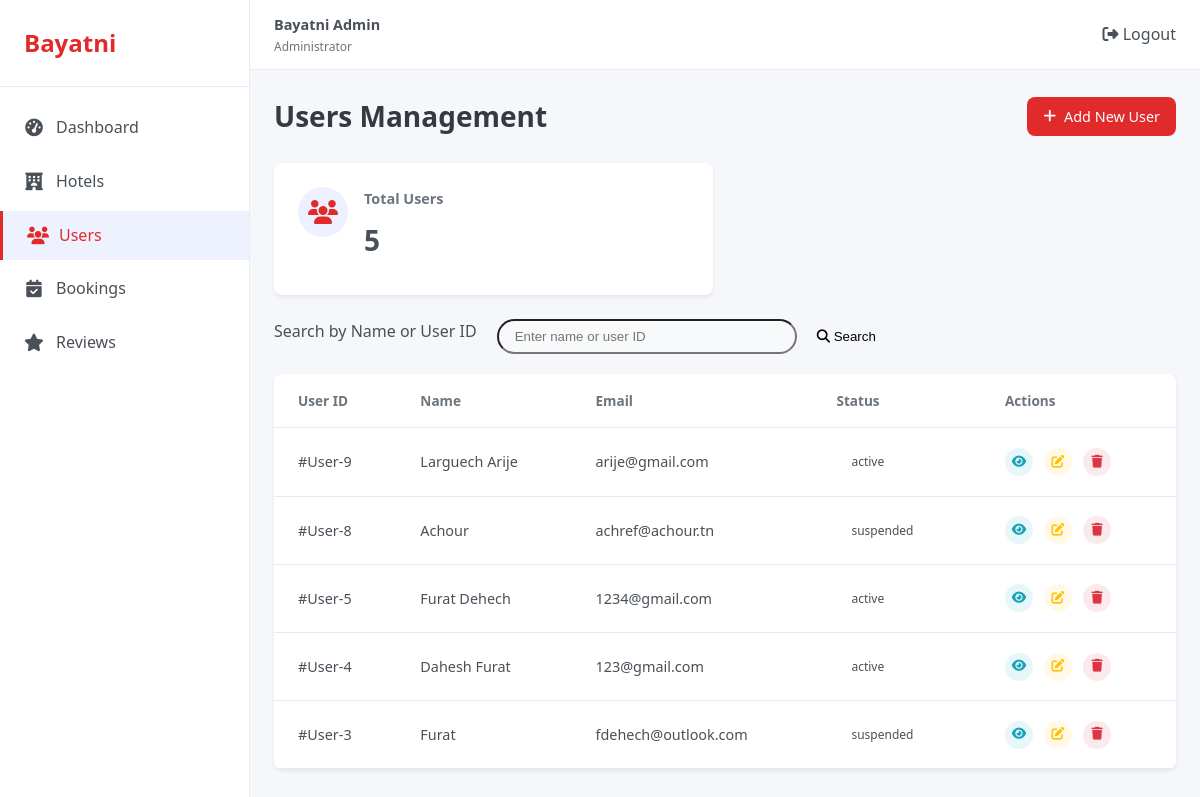
The app's page /admin/app/controllers/users/users.php (signed in), older data.
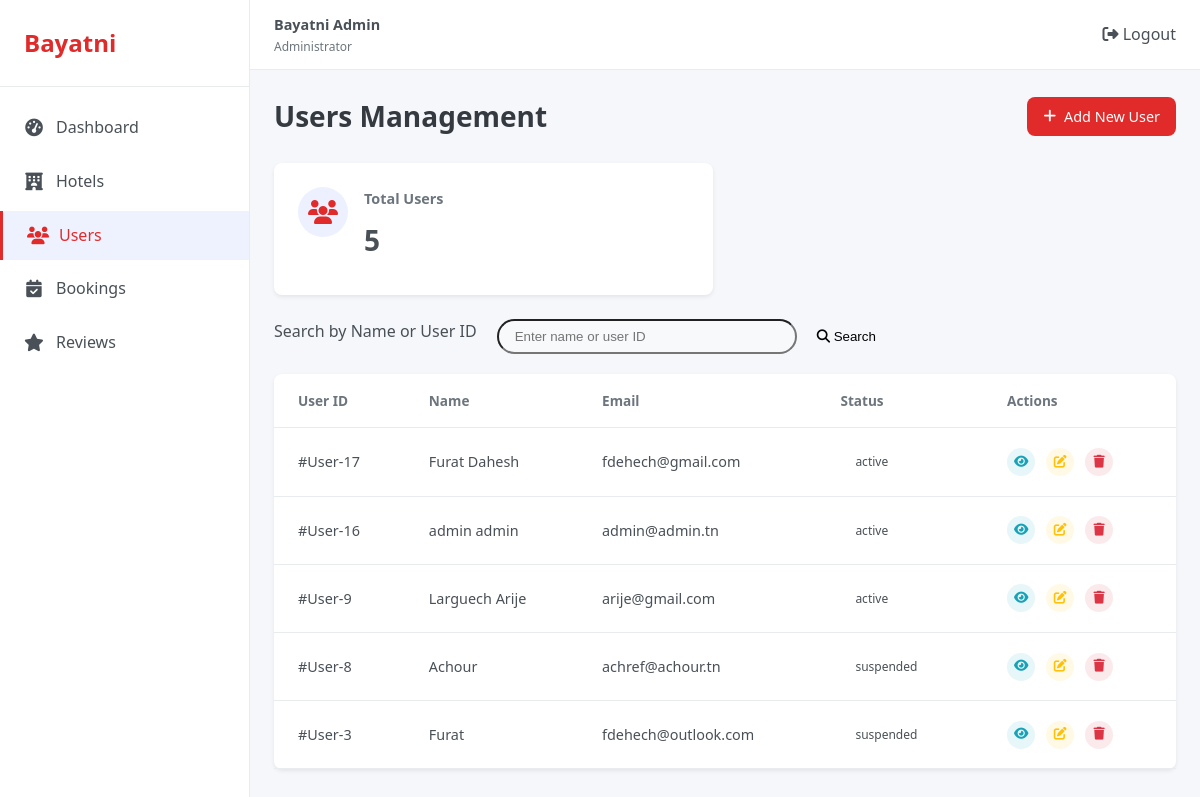
The same page, newer data.
### tables this page shows
CREATE TABLE `users` (
  `id` int(11) NOT NULL,
  `firstname` varchar(30) NOT NULL,
  `lastname` varchar(30) NOT NULL,
  `fullname` varchar(100) NOT NULL,
  `birthday` date NOT NULL,
  `email` varchar(100) NOT NULL,
  `status` enum('active','suspended') NOT NULL,
  `password` varchar(255) NOT NULL,
  `card_number` varchar(16) NOT NULL,
  `card_name` varchar(100) NOT NULL,
  `card_expire` varchar(5) NOT NULL,
  `card_cvc` varchar(4) NOT NULL,
  `created_at` timestamp NOT NULL DEFAULT current_timestamp(),
  `reset_token` varchar(64) NOT NULL,
  `token_expire` datetime NOT NULL
);

### admin/app/controllers/Users/users.php (the view, shortened to what this page needs)
    <?php
    require_once __DIR__ .'/../../../config/config.php';
    $query = "SELECT * FROM users WHERE 1=1";
    $query .= " ORDER BY id DESC";
    $stmt = $conn->prepare($query);
    $stmt->execute();
    $result = $stmt->get_result();
    $users = [];
    if ($result) {
        while ($row = $result->fetch_assoc()) {
            $users[] = $row;
        }
    }
    $totalUsersQuery = "SELECT COUNT(*) as total FROM users";
    $result = $conn->query($totalUsersQuery);
    $totalUsers = $result->fetch_assoc()['total'];
    ?>
<!DOCTYPE html>
<!DOCTYPE html>
<html lang="en">
<head>
    <link rel="stylesheet" href="../../../public/css/styles.css">
    <link rel="stylesheet" href="https://cdnjs.cloudflare.com/ajax/libs/font-awesome/6.4.0/css/all.min.css">
</head>
<body>
    <div class="dashboard">
    <?php include __DIR__ .'/../../../includes/sidebar.php'; ?>
        <main class="main-content">
        <?php include __DIR__ .'/../../../includes/header.php'; ?>
            <div class="dashboard-content" id="users">
                <div class="page-header">
                    <h1>Users Management</h1>
                    <a href="user_add.php" class="primary-btn">
                        <i class="fas fa-plus"></i> Add New User
                    </a>
                </div>
                <div class="user-stats">
                    <div class="user-stat-card">
                        <div class="stat-icon">
                            <i class="fas fa-users"></i>
                        </div>
                        <div class="stat-details">
                            <h3>Total Users</h3>
                            <h2><?php echo number_format($totalUsers); ?></h2>
                        </div>
                    </div>
                </div>
                <form action="users.php" method="GET" class="search-section">
                    <div class="search-group">
                        <label for="search-input">Search by Name or User ID</label>
                        <input
                            type="text"
                            id="search-input"
                            name="search"
                            class="search-bar"
                            placeholder="Enter name or user ID"
                            value="<?php echo isset($_GET['search']) ? htmlspecialchars($_GET['search']) : ''; ?>"
                        >
                        <button type="submit" class="search-btn">
                            <i class="fas fa-search"></i> Search
                        </button>
                    </div>
                </form>
                <div class="table-card">
                    <div class="table-responsive">
                        <table class="data-table">
                            <thead>
                                <tr>
                                    <th>User ID</th>
                                    <th>Name</th>
                                    <th>Email</th>
                                    <th>Status</th>
                                    <th>Actions</th>
                                </tr>
                            </thead>
                            <tbody>
                                <?php foreach ($users as $index => $user): ?>
                                <tr>
                                    <td>#User-<?php echo $user['id']; ?></td>
                                    <td>
                                        <div class="user-info-cell">
                                            <span><?php echo htmlspecialchars($user['fullname']); ?></span>
                                        </div>
                                    </td>
                                    <td><?php echo htmlspecialchars($user['email']); ?></td>
                                    <td><span class="status-badge"> <?php echo $user['status']; ?> </span></td>
                                    <td>
                                        <div class="action-buttons">
                                            <a href="user_view.php?id=<?php echo $user['id']; ?>" class="action-btn view-btn"><i class="fas fa-eye"></i></a>
                                            <a href="user_edit.php?id=<?php echo $user['id']; ?>" class="action-btn edit-btn"><i class="fas fa-edit"></i></a>
                                            <a href="users.php?action=delete&id=<?php echo $user['id']; ?>" class="action-btn delete-btn" onclick="return confirm('Are you sure you want to delete this user?');"><i class="fas fa-trash"></i></a>
                                        </div>
                                    </td>
                                </tr>
                                <?php endforeach; ?>
                            </tbody>
                        </table>
                    </div>
                </div>
        </main>
    </div>
</body>
</html>

### admin/includes/sidebar.php
<aside class="sidebar">
    <div class="sidebar-header">
        <h2>Bayatni</h2>
    </div>
    <nav class="sidebar-nav">
        <ul>
            <li <?php echo basename($_SERVER['SCRIPT_NAME']) == 'index.php' ? 'class="active"' : ''; ?>>
                <a href="/development/admin/index.php"><i class="fas fa-tachometer-alt"></i> Dashboard</a>
            </li>
            <li <?php echo basename($_SERVER['SCRIPT_NAME']) == 'hotels.php' ? 'class="active"' : ''; ?>>
                <a href="/development/admin/app/controllers/hotels/hotels.php"><i class="fas fa-hotel"></i> Hotels</a>
            </li>
            <li <?php echo basename($_SERVER['SCRIPT_NAME']) == 'users.php' ? 'class="active"' : ''; ?>>
                <a href="/development/admin/app/controllers/users/users.php"><i class="fas fa-users"></i> Users</a>
            </li>
            <li <?php echo basename($_SERVER['SCRIPT_NAME']) == 'bookings.php' ? 'class="active"' : ''; ?>>
                <a href="/development/admin/app/controllers/bookings/bookings.php"><i class="fas fa-calendar-check"></i> Bookings</a>
            </li>
            <li <?php echo basename($_SERVER['SCRIPT_NAME']) == 'reviews.php' ? 'class="active"' : ''; ?>>
                <a href="/development/admin/app/controllers/reviews/reviews.php"><i class="fas fa-star"></i> Reviews</a>
            </li>
        </ul>
    </nav>
</aside>

### admin/includes/header.php (shortened to what this page needs)
<header class="top-header">
    <div class="header-actions">
        <div class="user-profile">
            <div class="user-info">
                <h4>Bayatni Admin</h4>
                <p>Administrator</p>
            </div>
        </div>
    </div>
    <a href="/development/admin/app/auth/logout.php"><i class="fas fa-sign-out-alt"></i> Logout</a>
</header>

Row changes from the older to the newer data that the page shows:
removed users: id "5", fullname "Furat Dehech", email "1234@gmail.com", status "active"
removed users: id "4", fullname "Dahesh Furat", email "123@gmail.com", status "active"
added users: id "17", fullname "Furat Dahesh", email "fdehech@gmail.com", status "active"
added users: id "16", fullname "admin admin", email "admin@admin.tn", status "active"
